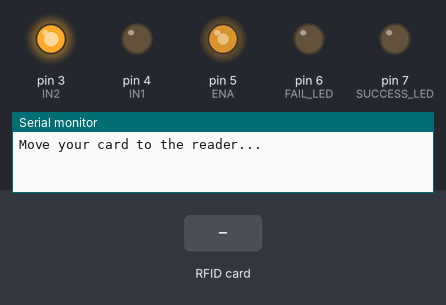
Simulated run of this sketch. Board: Arduino Uno, built with avr-gcc and run on an emulated ATmega328P. Shown: output pins drawn as LEDs (lit = HIGH), the last lines printed to the serial monitor. Inputs (shaded band) come from the test bench. Pins used as bus, display or sensor lines are not drawn.

Above: at 1.2 s.
1.3 s: RFID card DA 78 E3 0A held to the reader
At 2.5 s:
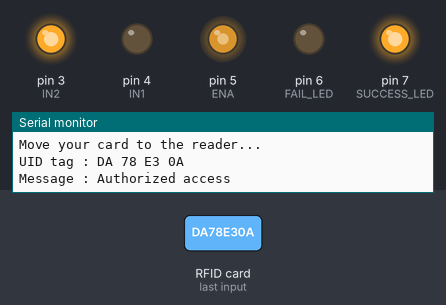
2.8 s: RFID card 5E 7A 19 C4 held to the reader
At 5.2 s:
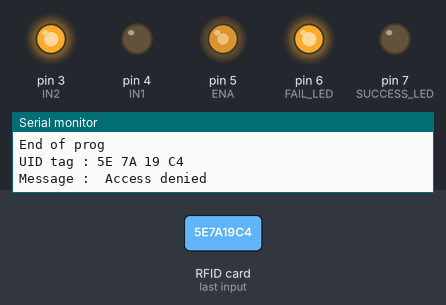
5.8 s: RFID card 79 63 5E 3F held to the reader
At 8.4 s:
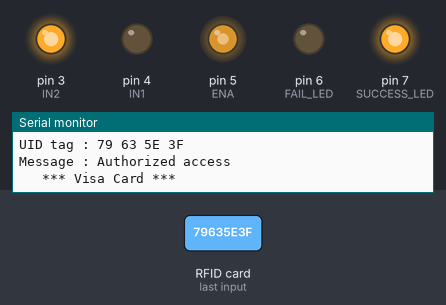
Timing chart, 0 to 11.8 s (numbered marks = the images above; inputs shaded):
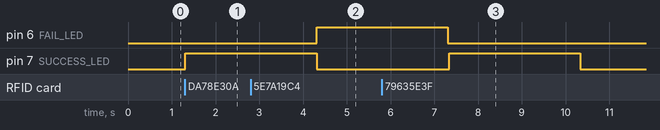

The sketch:

RFID_reader.ino.ino
```cpp
/*
 *
 * All the resources for this project: https://randomnerdtutorials.com/
 * Modified by Rui Santos
 *
 * Created by FILIPEFLOP
 *
 */

#include <SPI.h>
#include <MFRC522.h>

int ENA = 5;
#define IN1 4
#define IN2 3
#define FAIL_LED 6
#define SUCCESS_LED 7

#define SS_PIN 10
#define RST_PIN 9
MFRC522 mfrc522(SS_PIN, RST_PIN);
 // Create MFRC522 instance.

void setup()
{
  Serial.begin(9600);   // Initiate a serial communication
  SPI.begin();      // Initiate  SPI bus
  mfrc522.PCD_Init();   // Initiate MFRC522
  Serial.println("Move your card to the reader...");
  Serial.println();
  pinMode (FAIL_LED, OUTPUT);
  pinMode (SUCCESS_LED, OUTPUT);
  pinMode (IN1, OUTPUT);
  pinMode (IN2, OUTPUT);
  pinMode (ENA, OUTPUT);

  digitalWrite(IN1, LOW);
  digitalWrite(IN2, HIGH);
  analogWrite(ENA, 170);

}
void loop()
{
    // Look for new cards
    if ( ! mfrc522.PICC_IsNewCardPresent())
    {
      return;
    }
    // Select one of the cards
    if ( ! mfrc522.PICC_ReadCardSerial())
    {
      return;
    }
    //Show UID on serial monitor
    Serial.print("UID tag :");
    String content= "";
    byte letter;
    for (byte i = 0; i < mfrc522.uid.size; i++)
    {
        Serial.print(mfrc522.uid.uidByte[i] < 0x10 ? " 0" : " ");
        Serial.print(mfrc522.uid.uidByte[i], HEX);
        content.concat(String(mfrc522.uid.uidByte[i] < 0x10 ? " 0" : " "));
        content.concat(String(mfrc522.uid.uidByte[i], HEX));
    }
    Serial.println();
    Serial.print("Message : ");
    content.toUpperCase();
    if (content.substring(1) == "DA 78 E3 0A" or content.substring(1) == "XAB C7 00 1B" or content.substring(1) == "79 63 5E 3F") //change here the UID of the card/cards that you want to give access
    {
      Serial.println("Authorized access");
      Serial.println();
      if (content.substring(1) == "79 63 5E 3F"){
        Serial.println("   *** Visa Card *** ");
        }
      digitalWrite(SUCCESS_LED, HIGH);
      delay(3000);
    }

    else   {
      Serial.println(" Access denied");
      digitalWrite(FAIL_LED, HIGH);
      delay(3000);
    }
    digitalWrite(SUCCESS_LED, LOW);
    digitalWrite(FAIL_LED, LOW);
    Serial.println("End of prog");

} 
```

Measured:
- after the input at 1.3 s, pin 7 (SUCCESS_LED): LOW → HIGH at once
- after the input at 2.8 s, pin 6 (FAIL_LED): LOW → HIGH after 1.5 s
- after the input at 5.8 s, pin 7 (SUCCESS_LED): LOW → HIGH after 1.5 s, → LOW 3.0 s later
